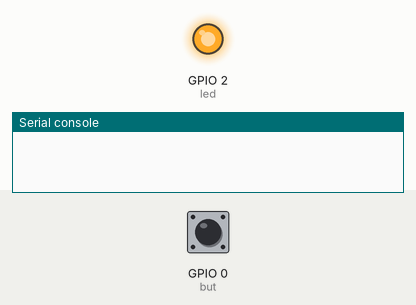
Recording of a program running on a simulated ESP32 board running MicroPython. On the bench: output pins drawn as LEDs (lit = HIGH), the last lines printed to the serial console. The inputs (shaded band) are chosen by the test bench; at power-on: GPIO 0 (but) HIGH.

Above: at 1.2 s.
1.3 s: GPIO 0 (but) pulled LOW for 0.15 s
At 3.6 s:
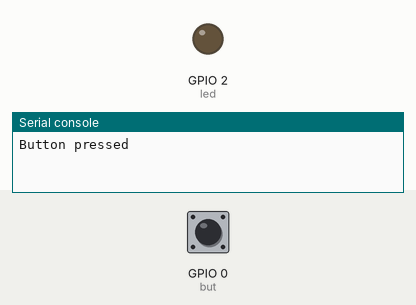
Timing chart, 0 to 10.3 s (numbered marks = the images above; inputs shaded):
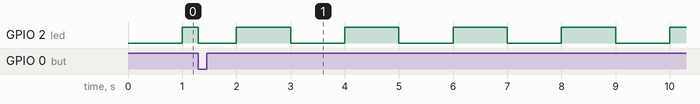

Measured:
- by itself, GPIO 2 (led): repeats every 2.0 s: HIGH 1.0 s, LOW 1.0 s

The program:

LED_Toggle_with_Timer_and_IRQ__Interrupt_Request_.py
```python
#MicroPython Button-Triggered LED Toggle with Timer and IRQ (Interrupt Request)
from machine import Timer, Pin

# Initialize the LED on Pin 2 as an output
led = Pin(2, Pin.OUT)

# Initialize the button on Pin 0 as an input
but = Pin(0, Pin.IN)

# Define the callback function for button interrupts
def buttons_irq(pin):
    print("Button pressed")  # You can modify this message as needed
    led.value(not led.value())

# Initialize a Timer object with ID 0
timer = Timer(0)

# Initialize the timer with a 1000ms (1 second) period, in periodic mode, and a callback function
timer.init(period=1000, mode=Timer.PERIODIC, callback=lambda t: led.value(not led.value()))

# Set up the button to trigger the callback function on a falling edge IRQ (Interrupt Request)
but.irq(trigger=Pin.IRQ_FALLING, handler=buttons_irq)

# The timer will now toggle the LED state every 1 second, and the button press will also toggle the LED state
```
